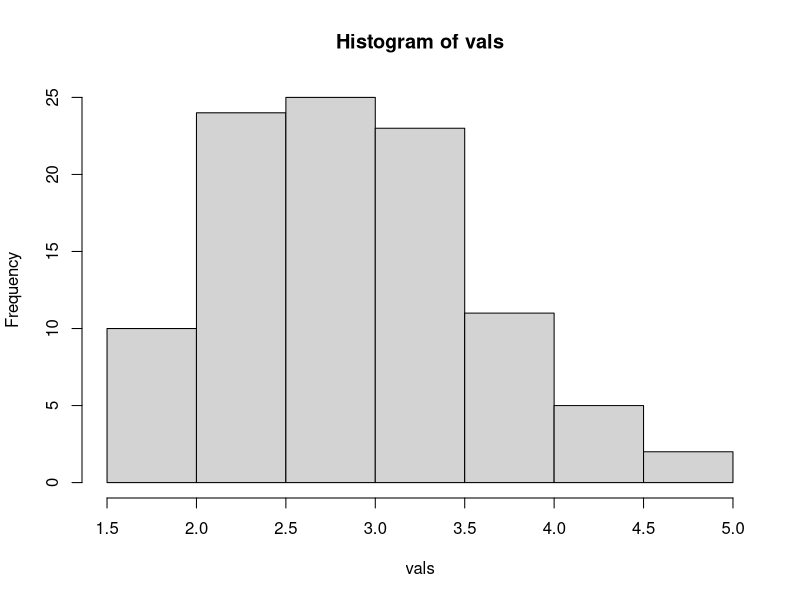
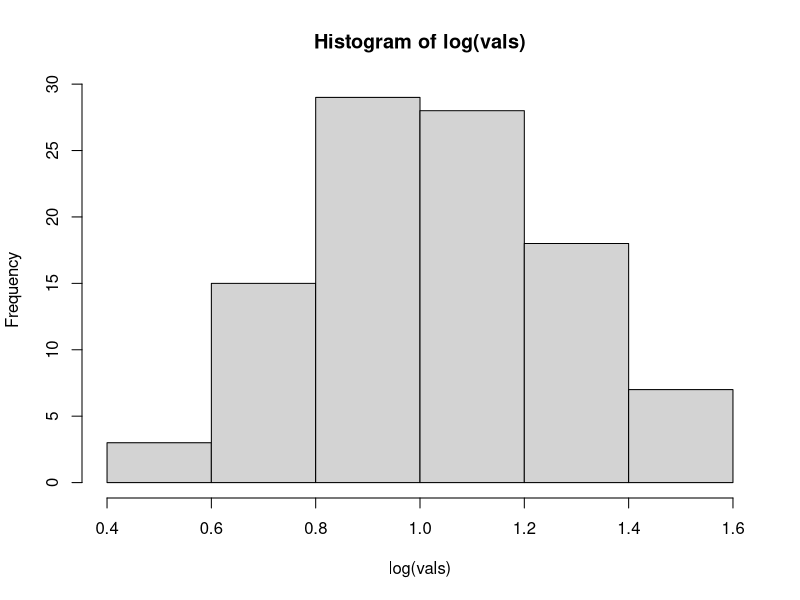

These charts were generated, in order, by the following R code:
## ---- chunk 1
vals <- rlnorm(n = 100, meanlog = 1, sdlog = .25)
hist(vals) 
hist(log(vals))
